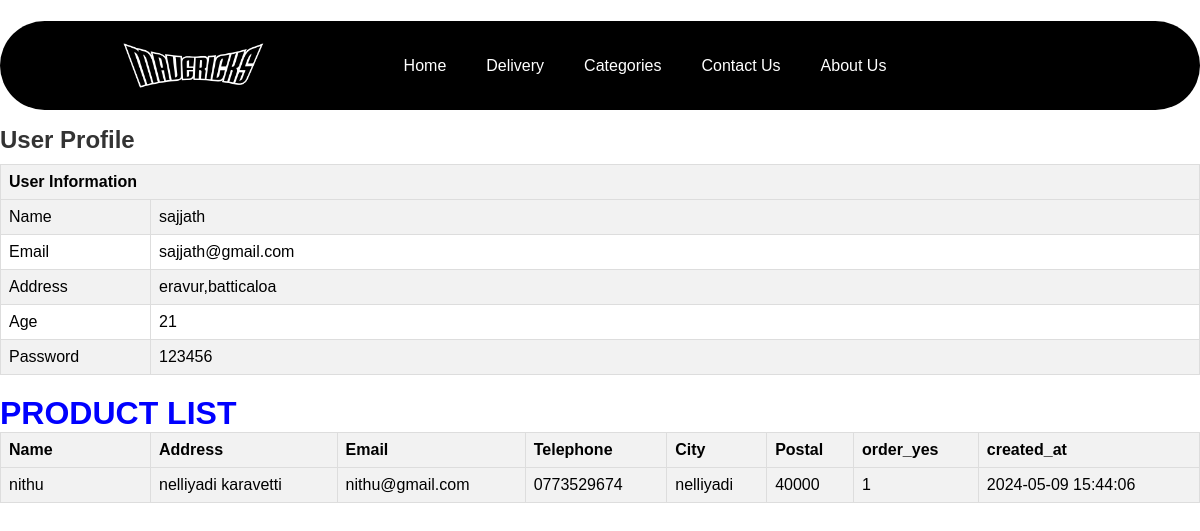
The page /userprofile.php (signed in) on the database its author committed.
### tables this page shows
CREATE TABLE `users` (
  `id` int(11) NOT NULL,
  `username` varchar(255) NOT NULL,
  `address` varchar(255) NOT NULL,
  `age` int(11) NOT NULL,
  `email` varchar(255) NOT NULL,
  `password` varchar(255) NOT NULL,
  `created_at` timestamp NOT NULL DEFAULT current_timestamp()
);

CREATE TABLE `delivery_registration` (
  `id` int(11) NOT NULL,
  `name` varchar(255) NOT NULL,
  `address` varchar(255) NOT NULL,
  `mail` varchar(255) NOT NULL,
  `telephone` varchar(15) NOT NULL,
  `city` varchar(100) NOT NULL,
  `postal` varchar(10) NOT NULL,
  `order_yes` tinyint(1) NOT NULL,
  `created_at` timestamp NOT NULL DEFAULT current_timestamp()
);

### userprofile.php (the view, shortened to what this page needs)
<?php
include("dbconnection.php");
function getUserByEmail($pdo, $email) {
    $stmt = $pdo->prepare("SELECT * FROM users WHERE email = ?");
    $stmt->execute([$email]);
    return $stmt->fetch(PDO::FETCH_ASSOC);
}
$email = $_SESSION['email'];
$user = getUserByEmail($pdo, $email);
?>
<!DOCTYPE html>
<html lang="en">
<head>
    <link rel="stylesheet" href="userprofile.css">
</head>
<body>
    <header class="sticky">
        <a href="#" class="logo"><img src="logoletter.png" alt="logo"></a>
        <ul class="menu">
            <li><a href="home.html">Home</a></li>
            <li><a href="delivery.html">Delivery</a></li>
            <li><a href="Catogories.html">Categories</a></li>
            <li><a href="contact.html">Contact us</a></li>
            <li><a href="aboutus.html">About us</a></li>
        </ul>
        <div class="icon">
            <a href="search.html"><i class='bx bx-search'></i></a>
            <a href="userprofile.php"><i class='bx bx-user'></i></a>
            <a href="cart.html"><i class='bx bx-cart'></i></a>
        </div>
    </header>
    <br><br><br><br><br><br><br>
    <h2>User Profile</h2>
    <table>
        <tr>
            <th colspan="2">User Information</th>
        </tr>
        <tr>
            <td>Name</td>
            <td><?php echo isset($user['username']) ? $user['username'] : "N/A"; ?></td>
        </tr>
        <tr>
            <td>Email</td>
            <td><?php echo isset($user['email']) ? $user['email'] : "N/A"; ?></td>
        </tr>
        <tr>
            <td>Address</td>
            <td><?php echo isset($user['address']) ? $user['address'] : "N/A"; ?></td>
        </tr>
		<tr>
            <td>Age</td>
            <td><?php echo isset($user['age']) ? $user['age'] : "N/A"; ?></td>
        </tr>
        <tr>
            <td>Password</td>
            <td><?php echo isset($user['password']) ? $user['password'] : "N/A"; ?></td>
        </tr>
    </table>
    <div class="container">
  <h1 style="color : blue">PRODUCT LIST</h1>
  <table id="productTable" style="background-color: aliceblue">
    <tr>
      <th>Name</th>
      <th>Address</th>
      <th>Email</th>
      <th>Telephone</th>
      <th>City</th>
      <th>Postal</th>
      <th>order_yes</th>
      <th>created_at</th>
    </tr>
    <?php
    require 'config[1].php';
    $sql1 = "SELECT name , address , mail, telephone, city, postal, order_yes, created_at FROM delivery_registration";
    $result = $con->query($sql1);
    if ($result->num_rows > 0) {
      while ($row = $result->fetch_assoc()) {
    ?>
        <tr>
          <td><?php echo $row["name"]; ?></td>
          <td><?php echo $row["address"]; ?></td>
          <td><?php echo $row["mail"]; ?></td>
          <td><?php echo $row["telephone"]; ?></td>
          <td><?php echo $row["city"]; ?></td>
          <td><?php echo $row["postal"]; ?></td>
          <td><?php echo $row["order_yes"]; ?></td>
          <td><?php echo $row["created_at"]; ?></td>
        </tr>
      <?php
      }
      ?>
  </table>
</div>
<?php
    } else {
      echo "No results";
    }
?>
</body>
</html>

### userprofile.css (style rules this page uses)
* { margin: 0; padding: 0; box-sizing: border-box; font-family: 'Jost', sans-serif; list-style: none; text-decoration: none; }
.logo img { float: left; width: 150px; height: auto; }
header { position: fixed; width: 100%; top: 0; right: 0; z-index: 1000; display: flex; align-items: center; justify-content: space-between; padding: 7px 10%; top: 2%; border-radius: 50px; margin: 5px 0; background-color: black; }
.menu { display: flex; }
.menu a { color: white; font-size: 16px; text-transform: capitalize; padding: 20px 20px; font-weight: 400; transition: all 0.42s ease; }
.icon { display: flex; align-items: center; }
body { font-family: Arial, sans-serif; }
h2 { color: #333; margin-bottom: 10px; }
table { width: 100%; border-collapse: collapse; margin-bottom: 20px; }
th, td { border: 1px solid #ddd; padding: 8px; text-align: left; }
th { background-color: #f2f2f2; }
tr:nth-child(even) { background-color: #f2f2f2; }
td:first-child { width: 150px; }
a { color: #007bff; text-decoration: none; }

### rows shown on the page
users: username "sajjath", email "sajjath@gmail.com", address "eravur,batticaloa", age "21", password "123456"
delivery_registration: name "nithu", address "nelliyadi karavetti", mail "nithu@gmail.com", telephone "0773529674", city "nelliyadi", postal "40000", order_yes "1", created_at "2024-05-09 15:44:06"
